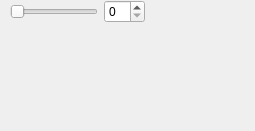
<?xml version="1.0" encoding="UTF-8"?>
<ui version="4.0">
 <class>smallwidgt</class>
 <widget class="QWidget" name="smallwidgt">
  <property name="geometry">
   <rect>
    <x>0</x>
    <y>0</y>
    <width>255</width>
    <height>131</height>
   </rect>
  </property>
  <property name="windowTitle">
   <string>Form</string>
  </property>
  <widget class="QWidget" name="layoutWidget">
   <property name="geometry">
    <rect>
     <x>10</x>
     <y>0</y>
     <width>135</width>
     <height>24</height>
    </rect>
   </property>
   <layout class="QHBoxLayout" name="horizontalLayout">
    <item>
     <widget class="QSlider" name="horizontalSlider">
      <property name="orientation">
       <enum>Qt::Horizontal</enum>
      </property>
     </widget>
    </item>
    <item>
     <widget class="QSpinBox" name="spinBox"/>
    </item>
   </layout>
  </widget>
 </widget>
 <resources/>
 <connections/>
</ui>
